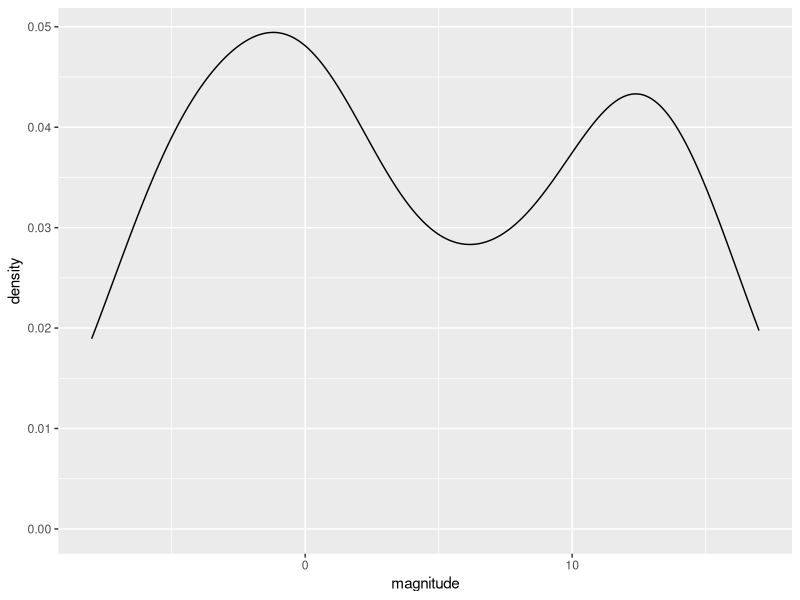
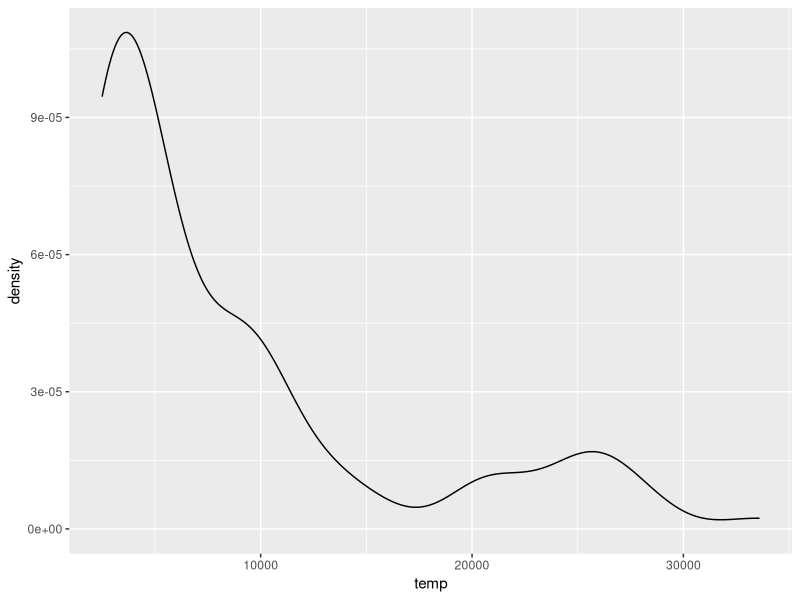
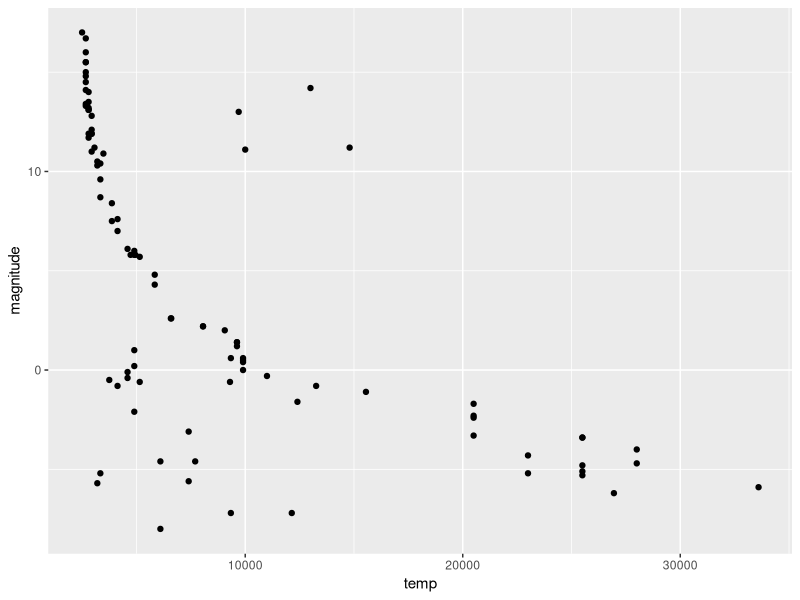
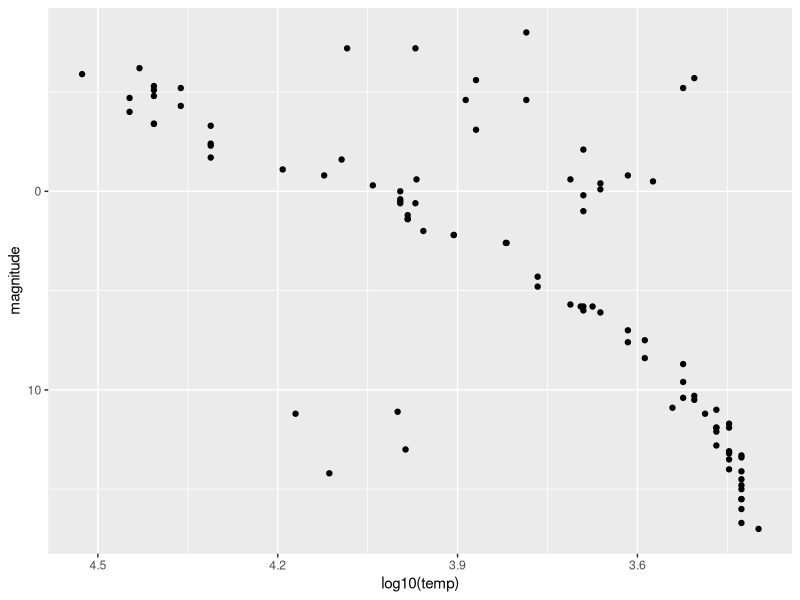
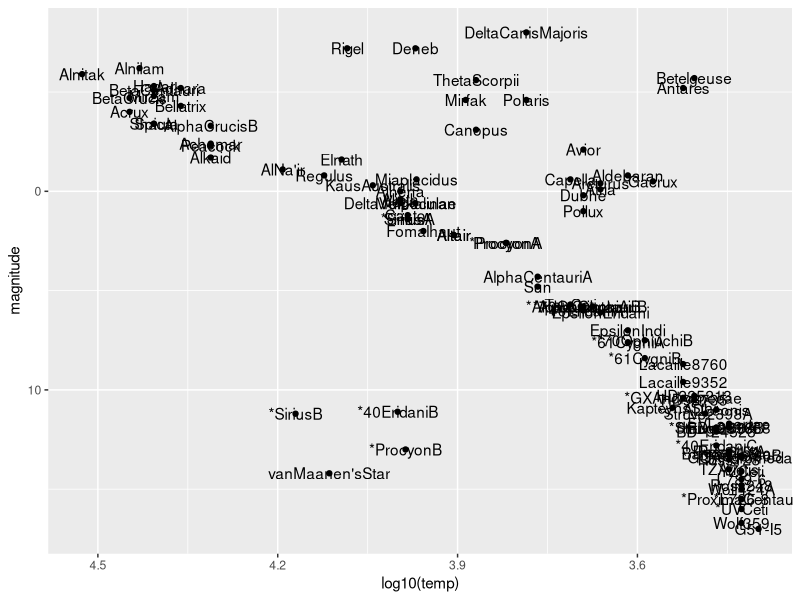
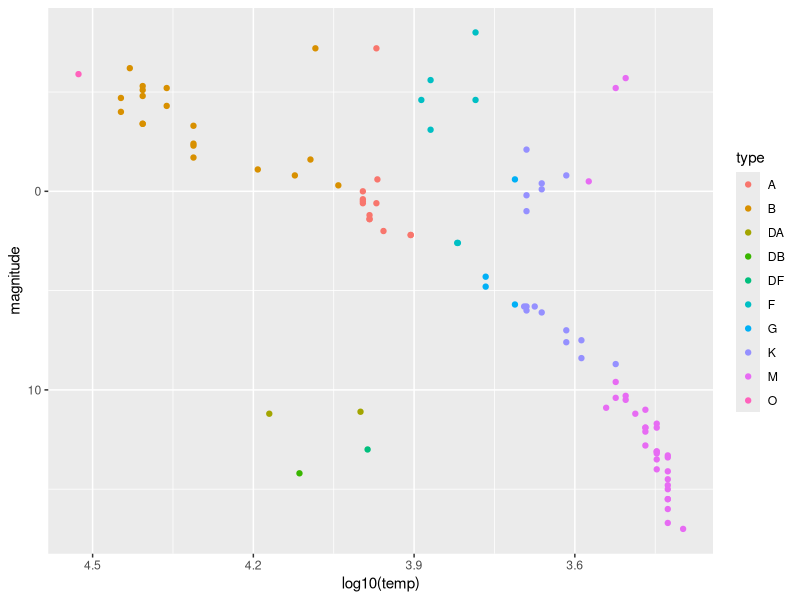

Source code (R) for these figures, in order:
# Danhong Li 
# Properties of Stars Assessment
library(tidyverse)
library(dslabs)
data(stars)
options(digits = 3)   # report 3 significant digits

mean(stars$magnitude)
sd(stars$magnitude)

stars %>%             # density plot of the magnitude
  ggplot(aes(magnitude)) +
  geom_density()


stars %>%     # Examine the distribution of star temperature
  ggplot(aes(temp)) +
  geom_density()

stars %>%     # scatter plot of the data with temperature on the x-axis and magnitude on the y-axis 
  ggplot(aes(temp, magnitude)) +
  geom_point()

stars %>%     # The brighest, highest temperature stars are in the upper left corner of the plot
              # For main sequence stars, hotter stars have higher luminosity.
  ggplot(aes(log10(temp), magnitude)) +
  geom_point() +
  scale_x_reverse() +
  scale_y_reverse()

stars %>%     # Add labels
              # The least lumninous star in the sample with a surface temperature over 5000K is van Maanen's Star
              # The Sun is a main sequence star
  ggplot(aes(log10(temp), magnitude)) +
  geom_point() +
  geom_text(aes(label = star)) +
  scale_x_reverse() +
  scale_y_reverse()

stars %>%     # The coolest stars at the right of the plot are type M
              # O star type has the highest temperature
              #  
  ggplot(aes(log10(temp), magnitude, col = type)) +
  geom_point() +
  scale_x_reverse() +
  scale_y_reverse()
